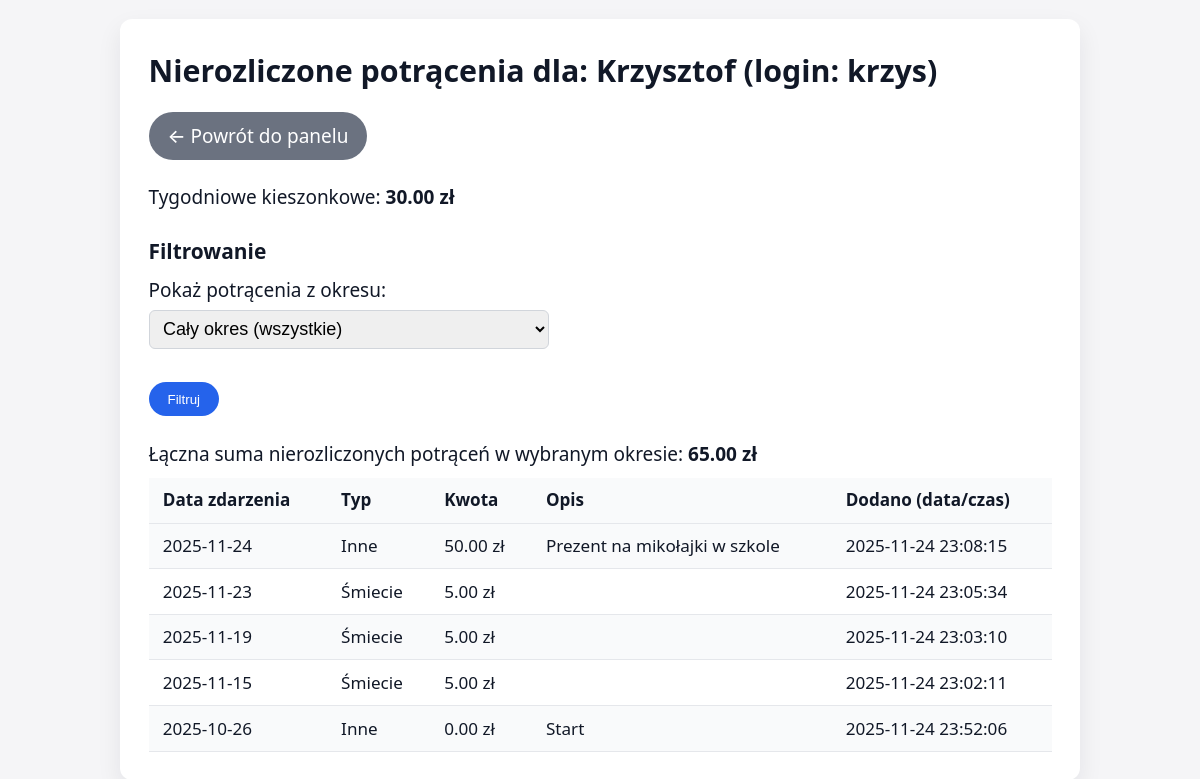
Page /pending_deductions.php?child_id=2 (signed in) on the committed database.
### tables this page shows
CREATE TABLE IF NOT EXISTS `uzytkownicy` (
  `id` bigint(20) UNSIGNED NOT NULL AUTO_INCREMENT,
  `login` varchar(50) NOT NULL,
  `haslo_hash` varchar(255) NOT NULL,
  `imie` varchar(100) NOT NULL,
  `rola` enum('rodzic','dziecko') NOT NULL DEFAULT 'dziecko',
  `rodzic_id` bigint(20) UNSIGNED DEFAULT NULL,
  `kieszonkowe_tygodniowe` decimal(8,2) DEFAULT NULL,
  `aktywny` tinyint(1) NOT NULL DEFAULT 1,
  `created_at` timestamp NOT NULL DEFAULT current_timestamp(),
  PRIMARY KEY (`id`),
  UNIQUE KEY `login` (`login`),
  KEY `fk_uzytkownicy_rodzic` (`rodzic_id`)
);

CREATE TABLE IF NOT EXISTS `potracenia` (
  `id` bigint(20) UNSIGNED NOT NULL AUTO_INCREMENT,
  `dziecko_id` bigint(20) UNSIGNED NOT NULL,
  `typ_id` smallint(5) UNSIGNED NOT NULL,
  `kwota` decimal(8,2) NOT NULL,
  `opis` varchar(255) DEFAULT NULL,
  `data_zdarzenia` date NOT NULL,
  `utworzone_at` datetime NOT NULL DEFAULT current_timestamp(),
  `utworzyl_id` bigint(20) UNSIGNED NOT NULL,
  `rozliczone` tinyint(1) NOT NULL DEFAULT 0,
  `rozliczenie_id` bigint(20) UNSIGNED DEFAULT NULL,
  PRIMARY KEY (`id`),
  KEY `fk_potracenia_dziecko` (`dziecko_id`),
  KEY `fk_potracenia_typ` (`typ_id`),
  KEY `fk_potracenia_utworzyl` (`utworzyl_id`)
);

CREATE TABLE IF NOT EXISTS `typy_potracen` (
  `id` smallint(5) UNSIGNED NOT NULL AUTO_INCREMENT,
  `nazwa` varchar(100) NOT NULL,
  `domyslna_kwota` decimal(8,2) NOT NULL,
  `opis` varchar(255) DEFAULT NULL,
  `aktywny` tinyint(1) NOT NULL DEFAULT 1,
  PRIMARY KEY (`id`)
);

### pending_deductions.php (the view, shortened to what this page needs)
<?php
require_once 'config.php';
$rola       = $_SESSION['rola'];
$session_id = (int)$_SESSION['user_id'];
$period = $_GET['period'] ?? 'all';
$child_id = 0;
if ($rola === 'rodzic') {
    $child_id = isset($_GET['child_id']) ? (int)$_GET['child_id'] : 0;
    $stmt = $mysqli->prepare('
        SELECT imie, login, kieszonkowe_tygodniowe
        FROM uzytkownicy
        WHERE id = ? AND rodzic_id = ? AND rola = "dziecko" AND aktywny = 1
        LIMIT 1
    ');
    $stmt->bind_param('ii', $child_id, $session_id);
    $stmt->execute();
    $stmt->bind_result($imie_dziecka, $login_dziecka, $kieszonkowe_tyg);
} else {
    http_response_code(403);
    die('Brak uprawnień.');
}
$dateCondition = '';
$params = [$child_id];
$param_types = 'i';
$potracenia = [];
$suma = 0.0;
$query = '
    SELECT p.data_zdarzenia, t.nazwa, p.kwota, p.opis, p.utworzone_at
    FROM potracenia p
    JOIN typy_potracen t ON p.typ_id = t.id
    WHERE p.dziecko_id = ? AND p.rozliczone = 0
    ' . $dateCondition . '
    ORDER BY p.data_zdarzenia DESC, p.id DESC
';
$stmt = $mysqli->prepare($query);
if ($stmt) {
    $stmt->bind_param($param_types, ...$params);
    $stmt->execute();
    $result = $stmt->get_result();
    while ($row = $result->fetch_assoc()) {
        $potracenia[] = $row;
        $suma += (float)$row['kwota'];
    }
}
?>
<!DOCTYPE html>
<html lang="pl">
<head>
    <link rel="stylesheet" href="style.css">
    <link rel="stylesheet" href="mobile.css">
</head>
<body>
<div class="layout-desktop">
    <div class="container">
        <h1>Nierozliczone potrącenia dla:
            <?php echo htmlspecialchars($imie_dziecka); ?>
            (login: <?php echo htmlspecialchars($login_dziecka); ?>)
        </h1>
        <div class="actions">
            <a href="index.php" class="button button-secondary">&larr; Powrót do panelu</a>
        </div>
        <p>Tygodniowe kieszonkowe:
            <strong><?php echo number_format((float)$kieszonkowe_tyg, 2); ?> zł</strong>
        </p>
        <h3>Filtrowanie</h3>
        <form method="get">
            <label for="period">Pokaż potrącenia z okresu:</label>
            <select name="period" id="period">
                <option value="all" <?php if ($period === 'all') echo 'selected'; ?>>Cały okres (wszystkie)</option>
            </select>
            <br><br>
            <input type="submit" value="Filtruj">
        </form>
        <?php if (empty($potracenia)): ?>
            <p>Brak nierozliczonych potrąceń w wybranym okresie 🎉</p>
        <?php else: ?>
            <p>Łączna suma nierozliczonych potrąceń w wybranym okresie:
                <strong><?php echo number_format($suma, 2); ?> zł</strong>
            </p>
            <div class="table-wrapper">
                <table>
                    <tr>
                        <th>Data zdarzenia</th>
                        <th>Typ</th>
                        <th>Kwota</th>
                        <th>Opis</th>
                        <th>Dodano (data/czas)</th>
                    </tr>
                    <?php foreach ($potracenia as $p): ?>
                        <tr>
                            <td><?php echo htmlspecialchars($p['data_zdarzenia']); ?></td>
                            <td><?php echo htmlspecialchars($p['nazwa']); ?></td>
                            <td><?php echo number_format($p['kwota'], 2); ?> zł</td>
                            <td><?php echo htmlspecialchars($p['opis'] ?? ''); ?></td>
                            <td><?php echo htmlspecialchars($p['utworzone_at']); ?></td>
                        </tr>
                    <?php endforeach; ?>
                </table>
            </div>
        <?php endif; ?>
    </div>
</div>
</body>
</html>

### style.css (style rules this page uses)
* { box-sizing: border-box; margin: 0; padding: 0; }
body { font-family: system-ui, -apple-system, BlinkMacSystemFont, "Segoe UI", sans-serif; background: #f3f4f6; color: #111827; line-height: 1.5; padding: 1rem; }
.container { max-width: 960px; margin: 0 auto; background: #ffffff; border-radius: 12px; padding: 1.5rem; box-shadow: 0 10px 25px rgba(15, 23, 42, 0.08); }
h1 { font-size: 1.6rem; margin-bottom: 0.75rem; }
h3 { font-size: 1.1rem; margin-top: 1.25rem; margin-bottom: 0.5rem; }
a { color: #2563eb; text-decoration: none; }
.button, input[type="submit"] { display: inline-block; padding: 0.5rem 1rem; border-radius: 999px; border: none; background: #2563eb; color: #ffffff; font-weight: 500; cursor: pointer; text-decoration: none; margin: 0.25rem 0; }
.button-secondary { background: #6b7280; }
.actions { margin: 0.75rem 0 1rem 0; display: flex; flex-wrap: wrap; gap: 0.5rem; }
.actions a { text-decoration: none; }
form { margin-top: 0.5rem; margin-bottom: 1rem; }
label { display: block; font-weight: 500; margin-top: 0.5rem; margin-bottom: 0.25rem; }
input[type="text"], input[type="password"], input[type="date"], select { width: 100%; max-width: 400px; padding: 0.4rem 0.5rem; border-radius: 6px; border: 1px solid #d1d5db; font-size: 0.95rem; }
.table-wrapper { width: 100%; overflow-x: auto; margin-top: 0.5rem; }
table { width: 100%; border-collapse: collapse; font-size: 0.9rem; min-width: 480px; }
th, td { padding: 0.5rem 0.75rem; border-bottom: 1px solid #e5e7eb; text-align: left; vertical-align: top; }
th { background: #f9fafb; font-weight: 600; }
tr:nth-child(even) td { background: #f9fafb; }

### mobile.css (style rules this page uses)
:root { --bg: #f5f5f7; --bg-card: #ffffff; --primary: #2563eb; --primary-soft: #e0ebff; --accent: #16a34a; --danger: #dc2626; --text-main: #111827; --text-muted: #6b7280; --border-soft: #e5e7eb; --radius-lg: 16px; --shadow-soft: 0 8px 20px rgba(15, 23, 42, 0.06); font-size: 19px; }
*, *::before, *::after { box-sizing: border-box; }
body { margin: 0; font-family: system-ui, -apple-system, BlinkMacSystemFont, "Segoe UI", sans-serif; background: var(--bg); color: var(--text-main); }

### pending_deductions.php (style rules this page uses)
.layout-desktop { display: block; }

### rows in the picture
uzytkownicy: imie "Krzysztof", login "krzys", kieszonkowe_tygodniowe "30.00"
potracenia: data_zdarzenia "2025-11-24", typ.nazwa "Inne", kwota "50.00", opis "Prezent na mikołajki w szkole", utworzone_at "2025-11-24 23:08:15"
potracenia: data_zdarzenia "2025-11-23", typ.nazwa "Śmiecie", kwota "5.00", utworzone_at "2025-11-24 23:05:34"
potracenia: data_zdarzenia "2025-11-19", typ.nazwa "Śmiecie", kwota "5.00", utworzone_at "2025-11-24 23:03:10"
potracenia: data_zdarzenia "2025-11-15", typ.nazwa "Śmiecie", kwota "5.00", utworzone_at "2025-11-24 23:02:11"
potracenia: data_zdarzenia "2025-10-26", typ.nazwa "Inne", kwota "0.00", opis "Start", utworzone_at "2025-11-24 23:52:06"

### other values in the picture
$suma "65.00"
